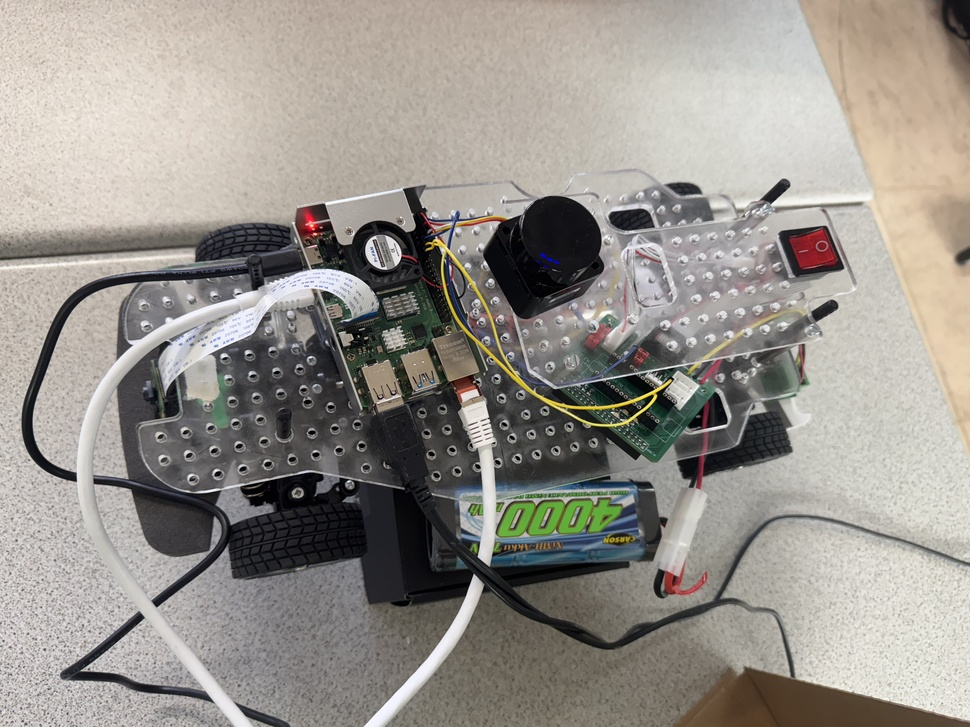
#> input picture ressources/IMG_0690.jpg, 970 x 727 px, shrunk from 4032 x 3024 before the run, given in place of the camera
$ python detectioncolor.py
#> lines starting #> are read from the running program, lines starting #| are printed output that depends on the picture; after the words box and inside, x2 and y2 are one past the last pixel; in counts of white or black regions, pixels touching at a corner belong together
import cv2
import numpy as np

# Ouvrir la caméra
cap = cv2.VideoCapture(0)

while True:
    ret, frame = cap.read()
#> frame is the input picture: shape (727, 970, 3); mean B, G, R 140.5, 147.1, 151.7
    if not ret:
        break

    # Convertir l'image en HSV
    hsv = cv2.cvtColor(frame, cv2.COLOR_BGR2HSV)
#> hsv: shape (727, 970, 3); mean H, S, V 46, 28.5, 153.4

    # Définir les plages de couleurs pour le rouge
    lower_red1 = np.array([0, 120, 70])
    upper_red1 = np.array([10, 255, 255])
    lower_red2 = np.array([170, 120, 70])
    upper_red2 = np.array([180, 255, 255])

    # Définir la plage de couleurs pour le vert
    lower_green = np.array([40, 50, 50])
    upper_green = np.array([90, 255, 255])

    # Masques pour le rouge et le vert
    mask_red1 = cv2.inRange(hsv, lower_red1, upper_red1)
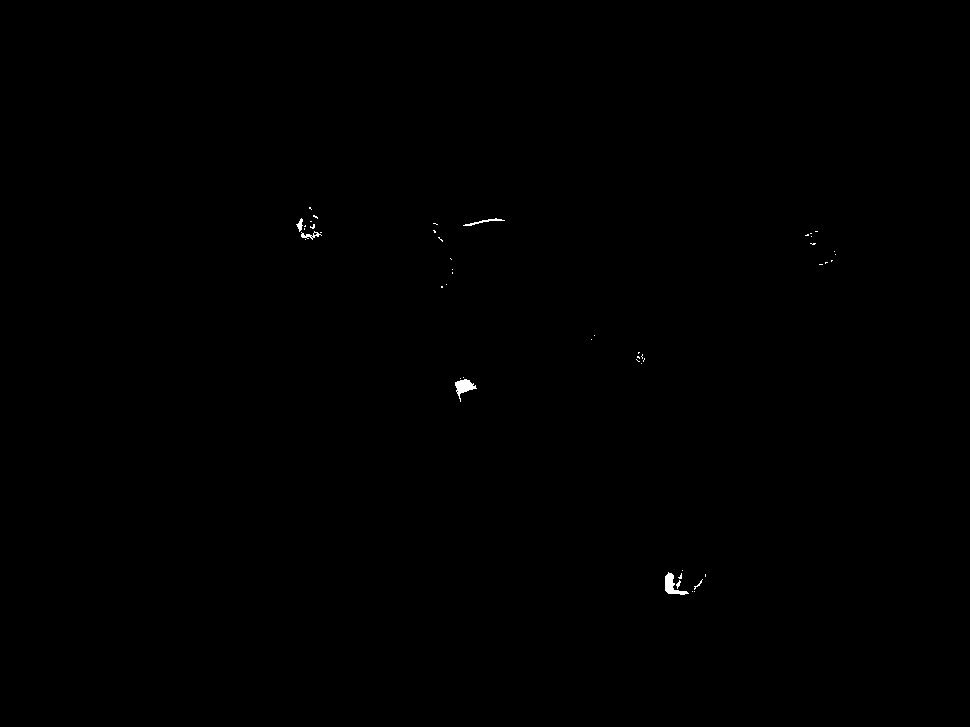
#> mask_red1: shape (727, 970); 0.12% white; 48 white regions (41 under 20 px), largest, box (x1, y1, x2, y2) and area: (665, 572, 689, 595) 223, (455, 379, 477, 402) 219, (463, 218, 505, 226) 86
    mask_red2 = cv2.inRange(hsv, lower_red2, upper_red2)
#> mask_red2: shape (727, 970); 0.3% white; 36 white regions (27 under 20 px), largest, box (x1, y1, x2, y2) and area: (789, 229, 838, 269) 1206, (299, 207, 323, 236) 323, (697, 456, 704, 489) 143
    mask_red = mask_red1 + mask_red2  # Combiner les deux gammes du rouge
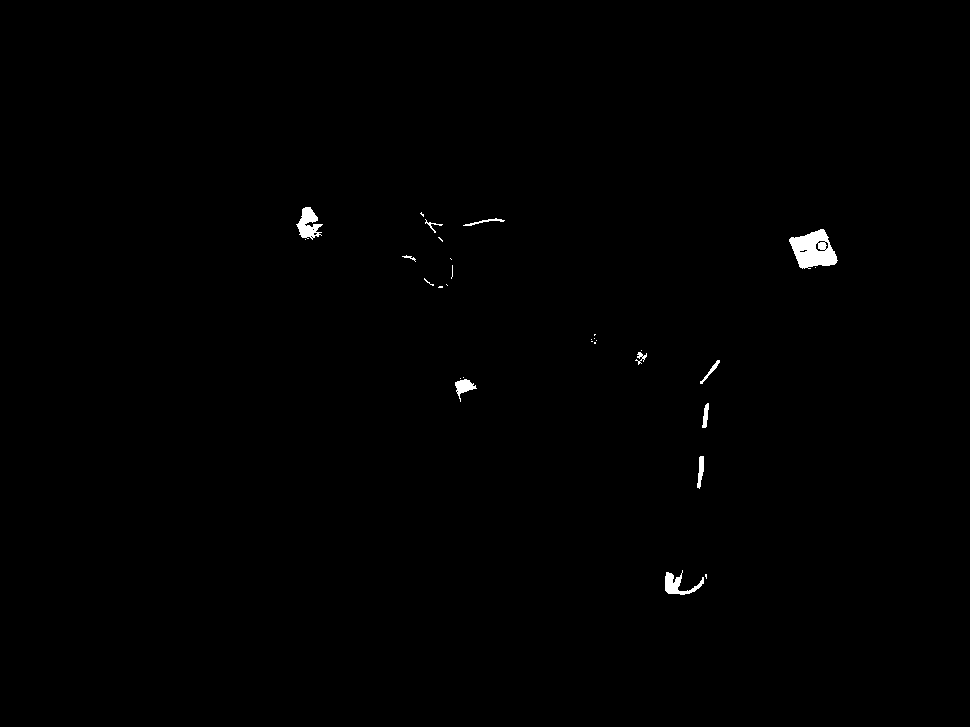
#> mask_red: shape (727, 970); 0.42% white; 30 white regions (19 under 20 px), largest, box (x1, y1, x2, y2) and area: (789, 229, 838, 269) 1239, (296, 207, 323, 240) 482, (665, 570, 704, 595) 387
    mask_green = cv2.inRange(hsv, lower_green, upper_green)
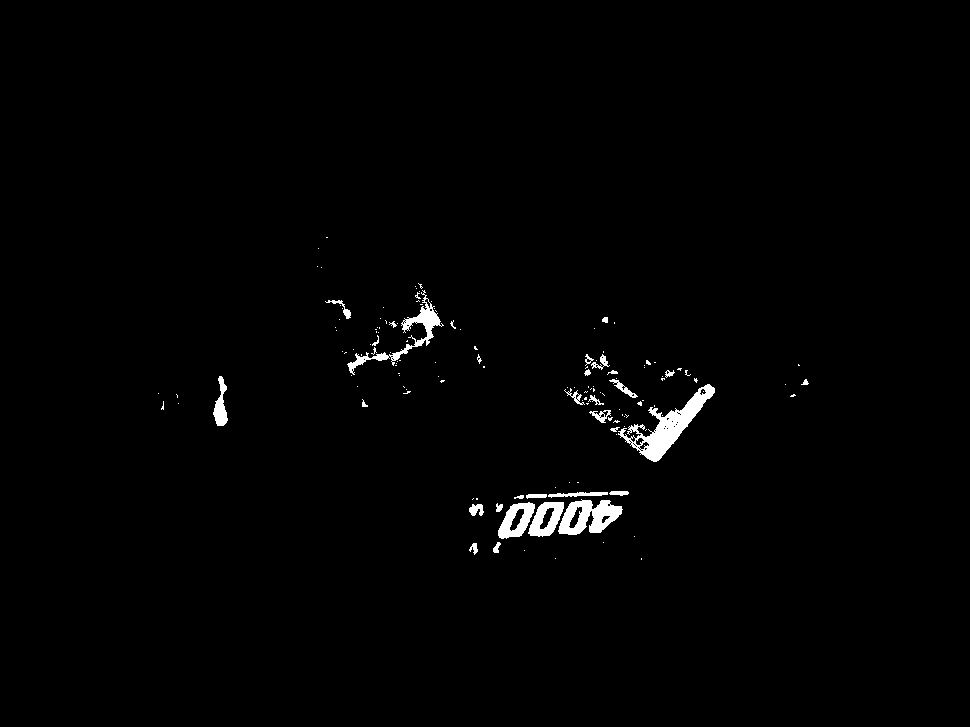
#> mask_green: shape (727, 970); 1.2% white; 143 white regions (112 under 20 px)

    # Trouver les contours pour le rouge
    contours_red, _ = cv2.findContours(mask_red, cv2.RETR_TREE, cv2.CHAIN_APPROX_SIMPLE)
#> contours_red = 41 contours, 30 with area under 20; largest, box (x1, y1, x2, y2) and area: (789, 229, 838, 269) 1219, (296, 207, 323, 240) 424, (665, 570, 704, 595) 314, (455, 379, 477, 402) 184, (697, 456, 704, 489) 108
    for cnt in contours_red:
        if cv2.contourArea(cnt) > 500:  # Éviter les petits bruits
            x, y, w, h = cv2.boundingRect(cnt)
            cv2.rectangle(frame, (x, y), (x + w, y + h), (0, 0, 255), 3)  # Rouge
#> this loop made 41 passes
#> (x, y, w, h) on pass 28: (789, 229, 49, 40)
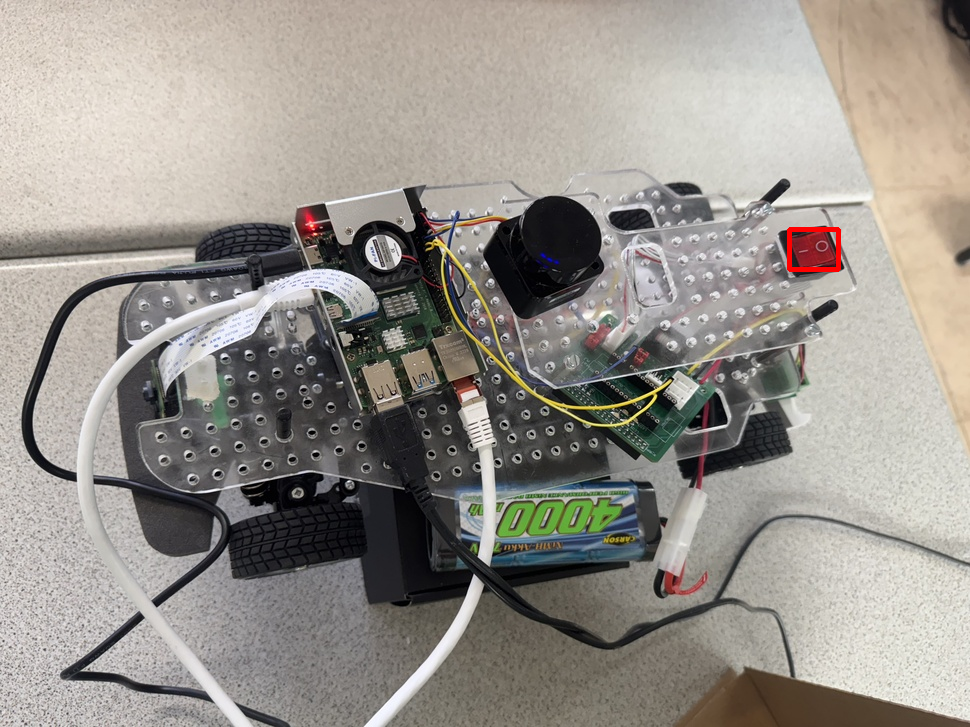
#> frame: shape (727, 970, 3); 0.12% of pixels changed, all inside (x1, y1, x2, y2) = (787, 227, 841, 272)

    # Trouver les contours pour le vert
    contours_green, _ = cv2.findContours(mask_green, cv2.RETR_TREE, cv2.CHAIN_APPROX_SIMPLE)
#> contours_green = 222 contours, 190 with area under 20; largest, box (x1, y1, x2, y2) and area: (618, 384, 715, 462) 2069, (558, 499, 623, 535) 1404, (347, 290, 444, 375) 898, (498, 502, 535, 539) 828, (528, 502, 564, 537) 800
    for cnt in contours_green:
        if cv2.contourArea(cnt) > 500:
            x, y, w, h = cv2.boundingRect(cnt)
            cv2.rectangle(frame, (x, y), (x + w, y + h), (0, 255, 0), 3)  # Vert
#> this loop made 222 passes
#> (x, y, w, h) on passes 10, 12, 14, 80, 200: (528, 502, 36, 35), (498, 502, 37, 37), (558, 499, 65, 36), (618, 384, 97, 78), (347, 290, 97, 85)
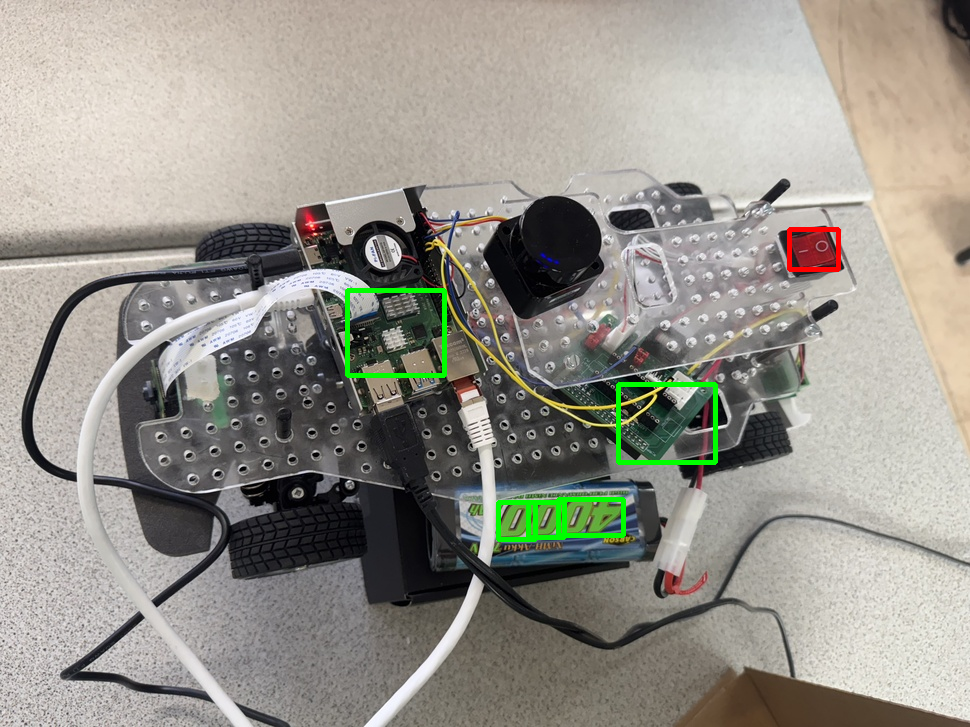
#> frame: shape (727, 970, 3); 0.82% of pixels changed, all inside (x1, y1, x2, y2) = (345, 288, 718, 542)

    # Afficher le flux vidéo avec détection
    cv2.imshow("Detection Rouge et Vert", frame)

    # Quitter avec la touche 'q'
    if cv2.waitKey(1) & 0xFF == ord('q'):
#> (key q is pressed here)
        break

cap.release()
cv2.destroyAllWindows()
